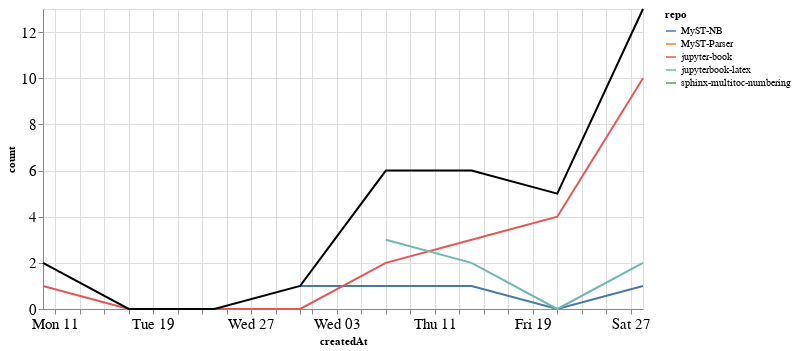

This figure's notebook cell:
### Markdown cell above
### Comments

### Code cell
comments_time = comments.groupby('repo').resample('W', on='createdAt').count()['author'].reset_index()
comments_time = comments_time.rename(columns={'author': 'count'})
comments_time_total = comments_time.groupby('createdAt').agg({"count": "sum"}).reset_index()
ch1 = alt.Chart(comments_time, width=600).mark_line().encode(
    x='createdAt',
    y='count',
    color='repo',
    tooltip="repo"
)

ch2 = alt.Chart(comments_time_total, width=600).mark_line(color="black").encode(
    x='createdAt',
    y='count',
)

ch1 + ch2

### Figure 1 — Vega-Lite specification as saved in the notebook (floating-point values rounded to 4 significant figures)
{"config": {"axisLeft": {"labelFontSize": 15}, "axisBottom": {"labelFontSize": 15}}, "layer": [{"data": {"name": "data-043f876c7bcb21d5cc5f531ecdc30036"}, "mark": "line", "encoding": {"color": {"type": "nominal", "field": "repo"}, "tooltip": {"type": "nominal", "field": "repo"}, "x": {"type": "temporal", "field": "createdAt"}, "y": {"type": "quantitative", "field": "count"}}, "width": 600}, {"data": {"name": "data-3c27db61a6f7bd656e2d34affe289ce7"}, "mark": {"type": "line", "color": "black"}, "encoding": {"x": {"type": "temporal", "field": "createdAt"}, "y": {"type": "quantitative", "field": "count"}}, "width": 600}], "$schema": "https://vega.github.io/schema/vega-lite/v4.8.1.json", "datasets": {"data-043f876c7bcb21d5cc5f531ecdc30036": [{"repo": "MyST-NB", "createdAt": "2021-01-31T00:00:00", "count": 1}, {"repo": "MyST-NB", "createdAt": "2021-02-07T00:00:00", "count": 1}, {"repo": "MyST-NB", "createdAt": "2021-02-14T00:00:00", "count": 1}, {"repo": "MyST-NB", "createdAt": "2021-02-21T00:00:00", "count": 0}, {"repo": "MyST-NB", "createdAt": "2021-02-28T00:00:00", "count": 1}, {"repo": "MyST-Parser", "createdAt": "2021-02-21T00:00:00", "count": 1}, {"repo": "jupyter-book", "createdAt": "2021-01-10T00:00:00", "count": 1}, {"repo": "jupyter-book", "createdAt": "2021-01-17T00:00:00", "count": 0}, {"repo": "jupyter-book", "createdAt": "2021-01-24T00:00:00", "count": 0}, {"repo": "jupyter-book", "createdAt": "2021-01-31T00:00:00", "count": 0}, {"repo": "jupyter-book", "createdAt": "2021-02-07T00:00:00", "count": 2}, {"repo": "jupyter-book", "createdAt": "2021-02-14T00:00:00", "count": 3}, {"repo": "jupyter-book", "createdAt": "2021-02-21T00:00:00", "count": 4}, {"repo": "jupyter-book", "createdAt": "2021-02-28T00:00:00", "count": 10}, {"repo": "jupyterbook-latex", "createdAt": "2021-02-07T00:00:00", "count": 3}, {"repo": "jupyterbook-latex", "createdAt": "2021-02-14T00:00:00", "count": 2}, {"repo": "jupyterbook-latex", "createdAt": "2021-02-21T00:00:00", "count": 0}, {"repo": "jupyterbook-latex", "createdAt": "2021-02-28T00:00:00", "count": 2}, {"repo": "sphinx-multitoc-numbering", "createdAt": "2021-01-10T00:00:00", "count": 1}], "data-3c27db61a6f7bd656e2d34affe289ce7": [{"createdAt": "2021-01-10T00:00:00", "count": 2}, {"createdAt": "2021-01-17T00:00:00", "count": 0}, {"createdAt": "2021-01-24T00:00:00", "count": 0}, {"createdAt": "2021-01-31T00:00:00", "count": 1}, {"createdAt": "2021-02-07T00:00:00", "count": 6}, {"createdAt": "2021-02-14T00:00:00", "count": 6}, {"createdAt": "2021-02-21T00:00:00", "count": 5}, {"createdAt": "2021-02-28T00:00:00", "count": 13}]}}
